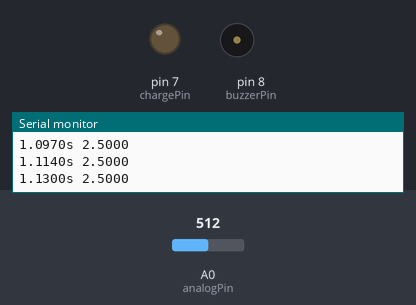
Recording of a sketch running on a simulated Arduino Uno, built with avr-gcc and run on an emulated ATmega328P. Shown: output pins drawn as LEDs (lit = HIGH), buzzer (waves = sounding, pin HIGH), the last lines printed to the serial monitor. The test bench sets the inputs (shaded band); at power-on: A0 (analogPin) = 512.

Above: at 1.2 s.
1.3 s: A0 (analogPin) set to 3
4.3 s: A0 (analogPin) set to 0
At 5.1 s:
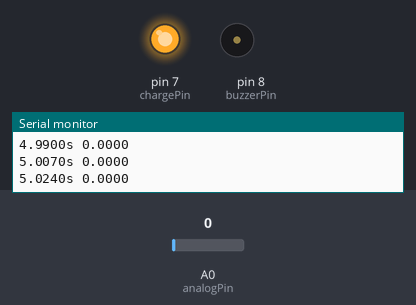
5.8 s: A0 (analogPin) set to 1006
7.3 s: A0 (analogPin) set to 1023
At 8.4 s:
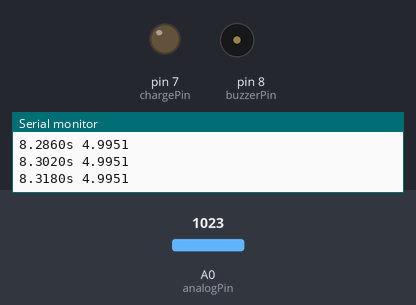
Timing chart, 0 to 9.8 s (numbered marks = the images above; inputs shaded):
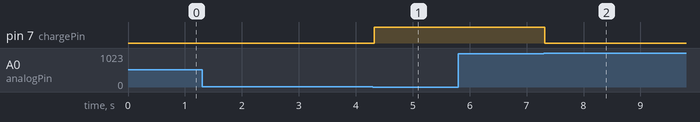

Measured:
- the behaviour switches between 2 and 1 on A0 (analogPin) (found by bisection; images 0 and 1)
- the behaviour switches between 1013 and 1014 on A0 (analogPin) (found by bisection; images 1 and 2)
- after the input at 4.3 s, pin 7 (chargePin): LOW → HIGH at once
- after the input at 7.3 s, pin 7 (chargePin): HIGH → LOW at once

The sketch:

RClab_Arduino.ino
```cpp
/* COMSC 243PC: Physical Computing Workshop
 * RC Charging lab (Arduino Uno)
 *
 * This program repeatedly charges and discharges an RC circuit
 * and outputs timing and voltage readings to Serial Monitor
 */

#define chargePin 7   // digital pin for charging/discharging capacitor
#define analogPin A0  // Arduino analog input for measuring capacitor voltage
#define buzzerPin 8   // buzzer pin (optional)

#define ADC_RESOLUTION  1024   // Arduino Uno is 10-bit ADC (0-1023)
#define THRESHOLD_LOW   ADC_RESOLUTION*0.001  // ~0.1% of full scale
#define THRESHOLD_HIGH  ADC_RESOLUTION*0.99 //99% of full scale  // ~99.9% of full scale

#define enableDelay false    // set false for fastest sampling
#define enableBuzzer false  // set true to enable buzzer

// Convert ADC reading to voltage (0-5V for Arduino Uno)
float adc2volt(int adc) {
  return adc * 5.0f / ADC_RESOLUTION;
}

void setup(){
  pinMode(chargePin, OUTPUT);
  digitalWrite(chargePin, LOW);

  pinMode(buzzerPin, OUTPUT);
  digitalWrite(buzzerPin, LOW);

  Serial.begin(9600); // start Serial Monitor
}

void loop(){
  int adcValue = analogRead(analogPin); // read capacitor voltage

  // Print time (seconds) and voltage (if buzzer disabled)
  if(!enableBuzzer) {
    Serial.print(millis()/1000.0, 4);
    Serial.print("s ");
    Serial.println(adc2volt(adcValue), 4);
  }

  // If voltage is very low, start charging
  if(adcValue < THRESHOLD_LOW){
    digitalWrite(chargePin, HIGH);
    if(enableBuzzer) digitalWrite(buzzerPin, HIGH);
  }

  // If voltage is very high, start discharging
  if(adcValue > THRESHOLD_HIGH){
    digitalWrite(chargePin, LOW);
    if(enableBuzzer) digitalWrite(buzzerPin, LOW);
  }

  // Optional delay for readability
  if(enableDelay) {
    delay(50);
  }
}
```
